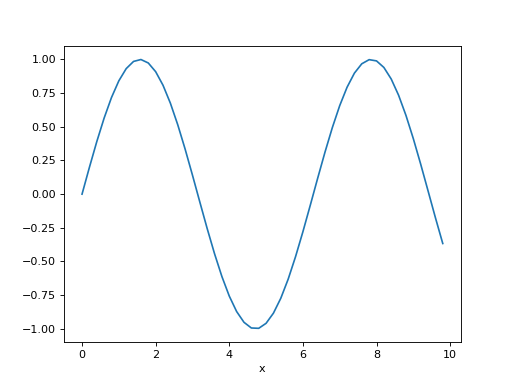

Generate this figure with Python:
import matplotlib.pyplot as plt
import numpy as np
x = np.arange(0, 10, 0.2)
y = np.sin(x)
fig = plt.figure()
ax = plt.subplot()
ax.plot(x, y)
ax.set_xlabel('x')
plt.show()
